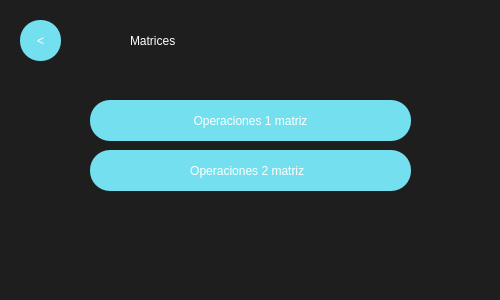
<?xml version="1.0" encoding="UTF-8"?>
<ui version="4.0">
 <class>MainWindow</class>
 <widget class="QMainWindow" name="MainWindow">
  <property name="geometry">
   <rect>
    <x>0</x>
    <y>0</y>
    <width>500</width>
    <height>300</height>
   </rect>
  </property>
  <property name="minimumSize">
   <size>
    <width>300</width>
    <height>300</height>
   </size>
  </property>
  <property name="maximumSize">
   <size>
    <width>500</width>
    <height>500</height>
   </size>
  </property>
  <property name="windowTitle">
   <string>MainWindow</string>
  </property>
  <property name="styleSheet">
   <string notr="true">QWidget{
background-color:#1E1E1E;
}

QPushButton{
background-color:#74E0Ef;
color:white;
font: 30pt &quot;Impact&quot;;
border-radius:25px;
}

QPushButton:hover{
background-color:#7A63FF;
color:#74E0Ef;
font: 30pt &quot;Impact&quot;;
border-radius:30px;
}

</string>
  </property>
  <widget class="QWidget" name="centralwidget">
   <widget class="QLabel" name="label">
    <property name="geometry">
     <rect>
      <x>130</x>
      <y>10</y>
      <width>241</width>
      <height>61</height>
     </rect>
    </property>
    <property name="styleSheet">
     <string notr="true">color:white;
font: 50pt &quot;Impact&quot;;
</string>
    </property>
    <property name="text">
     <string>Matrices</string>
    </property>
   </widget>
   <widget class="QPushButton" name="ChoseMaBackButton">
    <property name="geometry">
     <rect>
      <x>20</x>
      <y>20</y>
      <width>41</width>
      <height>41</height>
     </rect>
    </property>
    <property name="styleSheet">
     <string notr="true">font: 20pt &quot;impact&quot;;
border-radius:20px;</string>
    </property>
    <property name="text">
     <string>&lt;</string>
    </property>
   </widget>
   <widget class="QPushButton" name="btnOpSimples2">
    <property name="geometry">
     <rect>
      <x>90</x>
      <y>150</y>
      <width>321</width>
      <height>41</height>
     </rect>
    </property>
    <property name="styleSheet">
     <string notr="true">font: 20pt &quot;impact&quot;;
border-radius:20px;</string>
    </property>
    <property name="text">
     <string>Operaciones 2 matriz  </string>
    </property>
   </widget>
   <widget class="QPushButton" name="btnOpSimples">
    <property name="geometry">
     <rect>
      <x>90</x>
      <y>100</y>
      <width>321</width>
      <height>41</height>
     </rect>
    </property>
    <property name="styleSheet">
     <string notr="true">font: 20pt &quot;impact&quot;;
border-radius:20px;</string>
    </property>
    <property name="text">
     <string>Operaciones 1 matriz</string>
    </property>
   </widget>
  </widget>
 </widget>
 <resources/>
 <connections/>
</ui>
